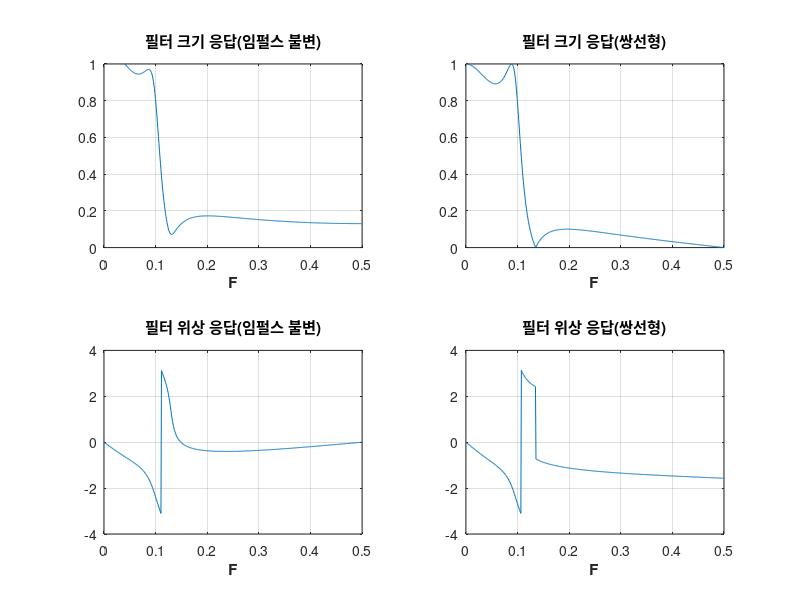

Write MATLAB code to recreate this figure.
close all; % 모든 생성된 창을 닫음
clear all; % 열려있는 작업영역(workspace)을 모두비움
clc; % 명령(command) 창을 비움
Ts=1; fs=1/Ts; % 샘플링 주기와 샘플링 주파수
Ap=1; % 통과 대역 감쇠
As=20; % 저지 대역 감쇠
wp_d=0.2*pi; % 디지털 통과 대역 경계 주파수
ws_d=0.3*pi; % 디지털 저지 대역 경계 주파수

% 아날로그 타원형 필터 + 임펄스 불변 변환
wp_a=wp_d*fs; % 아날로그 통과대역 경계주파수
ws_a=ws_d*fs; % 아날로그 저지대역 경계주파수
[N,wc]= ellipord(wp_a, ws_a, Ap, As, 's'); % 필터 차수 및 차단 주파수 계산
[num_a,den_a]= ellip(N, Ap, As, wc, 's'); % 아날로그 필터 전달 함수 H(s) 계산
[num_d,den_d]=impinvar(num_a,den_a); % 디지털 필터 전달 함수 H(z) 계산
[Hz,w]=freqz(num_d,den_d); % 필터 주파수 응답 계산

% 아날로그 타원형 필터 + 쌍선형 변환
wp=(2/Ts)*tan(wp_d/2); % 통과 대역 경계 주파수 미리 휨
ws=(2/Ts)*tan(ws_d/2); % 저지 대역 경계 주파수 미리 휨
[N2,wc2]=ellipord(wp, ws, Ap, As, 's'); % 필터 차수 및 차단 주파수 계산
[num_a2,den_a2]= ellip(N, Ap, As, wc, 's'); % 아날로그 필터 전달 함수 H(s) 계산
[num_d2,den_d2]=bilinear(num_a2, den_a2,fs); % 디지털 필터 전달 함수 H(z) 계산
Hz2=freqz(num_d2,den_d2); % 필터 주파수 응답 계산

subplot(2,2,1); % 2행 2열 분할 그림 창의 1번 창
plot(w/(2*pi),abs(Hz)); axis([0 0.5 0 1]); % 크기 응답(임펄스 불변)을 그림
title('\bf{필터 크기 응답(임펄스 불변)}'); % 그림 제목
xlabel('\bf{F}'); grid on; % x축 라벨 및 그리드 표시
subplot(2,2,3); % 2행 2열 분할 그림 창의 3번 창
plot(w/(2*pi),angle(Hz)); axis([0 0.5 -4 4]); % 위상 응답(임펄스 불변)을 그림
title('\bf{필터 위상 응답(임펄스 불변)}'); % 그림 제목
xlabel('\bf{F}'); grid on; % x축 라벨 및 그리드 표시
subplot(2,2,2); % 2행 2열 분할 그림 창의 2번 창
plot(w/(2*pi),abs(Hz2)); axis([0 0.5 0 1]); % 크기 응답(쌍선형)을 그림
title('\bf{필터 크기 응답(쌍선형)}'); % 그림 제목
xlabel('\bf{F}'); grid on; % x축 라벨 및 그리드 표시
subplot(2,2,4); % 2행 2열 분할 그림 창의 4번 창
plot(w/(2*pi),angle(Hz2)); axis([0 0.5 -4 4]); % 위상 응답(쌍선형)을 그림
title('\bf{필터 위상 응답(쌍선형)}'); % 그림 제목
xlabel('\bf{F}'); grid on; % x축 라벨 및 그리드 표시

